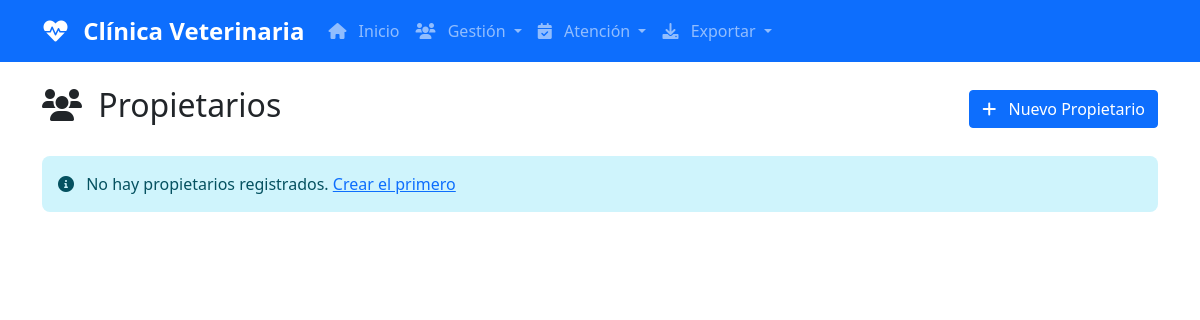
Before: /propietarios/ with the older database file.
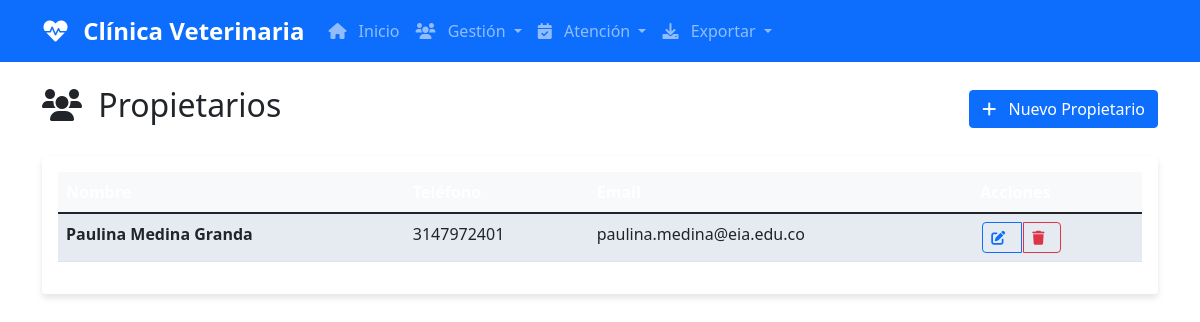
After: the same page with the newer database file.
### core/models.py (models this page shows, shortened)
class Propietario(models.Model):
    nombre   = models.CharField(max_length=100)
    telefono = models.CharField(max_length=20)
    email    = models.EmailField()

### core/views.py (the view)
# urls.py: path("propietarios/", views.propietarios_lista, name="propietarios_lista"),
def propietarios_lista(request):
    return render(request, "propietarios_lista.html",
                  {"propietarios": Propietario.objects.all()})

### templates/propietarios_lista.html (shortened to what this page needs)
{% extends "base.html" %}
{% block content %}
<div class="container mt-4">
    <div class="d-flex justify-content-between align-items-center mb-4">
        <h2><i class="fas fa-users"></i> Propietarios</h2>
        <a href="{% url 'propietario_crear' %}" class="btn btn-primary">
            <i class="fas fa-plus"></i> Nuevo Propietario
        </a>
    </div>
    {% if propietarios %}
        <div class="card">
            <div class="card-body">
                <div class="table-responsive">
                    <table class="table table-striped">
                        <thead class="table-dark">
                            <tr>
                                <th>Nombre</th>
                                <th>Teléfono</th>
                                <th>Email</th>
                                <th>Acciones</th>
                            </tr>
                        </thead>
                        <tbody>
                            {% for p in propietarios %}
                            <tr>
                                <td><strong>{{ p.nombre }}</strong></td>
                                <td>{{ p.telefono }}</td>
                                <td>{{ p.email }}</td>
                                <td>
                                    <div class="btn-group" role="group">
                                        <a href="{% url 'propietario_editar' p.pk %}"
                                           class="btn btn-sm btn-outline-primary">
                                            <i class="fas fa-edit"></i>
                                        </a>
                                        <a href="{% url 'propietario_eliminar' p.pk %}"
                                           class="btn btn-sm btn-outline-danger">
                                            <i class="fas fa-trash"></i>
                                        </a>
                                    </div>
                                </td>
                            </tr>
                            {% endfor %}
                        </tbody>
                    </table>
                </div>
            </div>
        </div>
    {% else %}
        <div class="alert alert-info">
            <i class="fas fa-info-circle"></i>
            No hay propietarios registrados.
            <a href="{% url 'propietario_crear' %}">Crear el primero</a>
        </div>
    {% endif %}
</div>
{% endblock %}

Changed rows visible on the page:
added Propietario: nombre "Paulina Medina Granda", telefono "3147972401", email "paulina.medina@eia.edu.co"
Other visible differences:
text no longer shown: "No hay propietarios registrados. Crear el primero"
